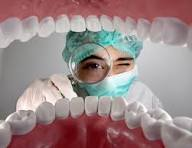
#> input picture images.jpeg, 192 x 148 px
$ python pg12.py
#> lines starting #> are read from the running program, lines starting #| are printed output that depends on the picture
import cv2

# Read the image
image = cv2.imread('images.jpeg')
#> image is the input picture: shape (148, 192, 3); mean B, G, R 135.6, 135.5, 155.7

if image is None:
    print("Error: Image not loaded.")
else:
    # Rotate the image 270 degrees clockwise (equivalent to 90-degree counterclockwise)
    rotated_image_270 = cv2.rotate(image, cv2.ROTATE_90_COUNTERCLOCKWISE)
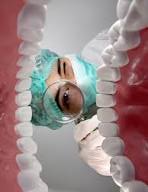
#> rotated_image_270: shape (192, 148, 3); mean B, G, R 135.6, 135.5, 155.7

    # Display the rotated image
    cv2.imshow('270 Degree Rotated Image', rotated_image_270)
    cv2.waitKey(0)
    cv2.destroyAllWindows()
